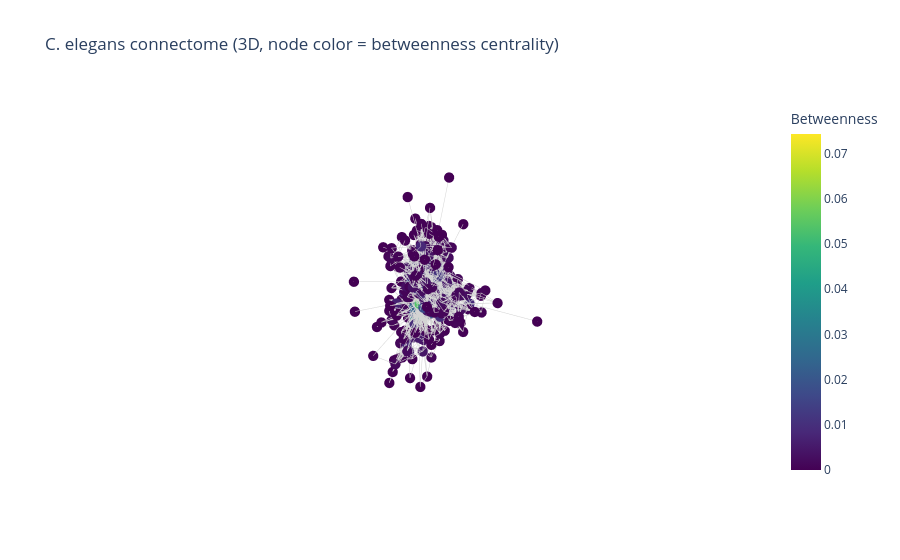

Write notebook code for a chart like this one.
### Code cell
# Network diagram with node size scaled by betweenness
import plotly.graph_objects as go

pos_3d = nx.spring_layout(G_cc, dim=3, seed=42)

# Edges: Plotly draws lines by giving x/y/z coordinate lists with None as a "pen up" separator between segments
edge_x, edge_y, edge_z = [], [], []
for u, v in G_cc.edges():
    x0, y0, z0 = pos_3d[u]
    x1, y1, z1 = pos_3d[v]
    edge_x += [x0, x1, None]
    edge_y += [y0, y1, None]
    edge_z += [z0, z1, None]

edge_trace = go.Scatter3d(
    x=edge_x, y=edge_y, z=edge_z,
    mode="lines",
    line=dict(color="lightgray", width=1),
    hoverinfo="none"
)

# Nodes: size/color scaled by betweenness centrality
node_x = [pos_3d[n][0] for n in G_cc.nodes()]
node_y = [pos_3d[n][1] for n in G_cc.nodes()]
node_z = [pos_3d[n][2] for n in G_cc.nodes()]
node_betweenness = [betweenness[n] for n in G_cc.nodes()]

node_trace = go.Scatter3d(
    x=node_x, y=node_y, z=node_z,
    mode="markers",
    marker=dict(
        size=6,
        color=node_betweenness,
        colorscale="Viridis",
        colorbar=dict(title="Betweenness"),
    ),
    text=[str(n) for n in G_cc.nodes()],
    hoverinfo="text"
)

fig = go.Figure(data=[edge_trace, node_trace])
fig.update_layout(
    title="C. elegans connectome (3D, node color = betweenness centrality)",
    showlegend=False,
    scene=dict(xaxis=dict(visible=False), yaxis=dict(visible=False), zaxis=dict(visible=False))
)
fig.show()

### Figure 1 — Plotly figure (JSON) as saved in the notebook; plotly's stock layout.template omitted (floating-point values rounded to 4 significant figures; data arrays with more than 128 entries replaced by an {"elided": "..."} marker saying what was removed)
{"data": [{"hoverinfo": "none", "line": {"color": "lightgray", "width": 1}, "mode": "lines", "type": "scatter3d", "x": {"elided": "8898 float values"}, "y": {"elided": "8898 float values"}, "z": {"elided": "8898 float values"}}, {"hoverinfo": "text", "marker": {"color": {"elided": "313 float values"}, "colorbar": {"title": {"text": "Betweenness"}}, "colorscale": [[0, "#440154"], [0.1111, "#482878"], [0.2222, "#3e4989"], [0.3333, "#31688e"], [0.4444, "#26828e"], [0.5556, "#1f9e89"], [0.6667, "#35b779"], [0.7778, "#6ece58"], [0.8889, "#b5de2b"], [1, "#fde725"]], "size": 6}, "mode": "markers", "text": {"elided": "313 str values"}, "type": "scatter3d", "x": {"elided": "313 float values"}, "y": {"elided": "313 float values"}, "z": {"elided": "313 float values"}}], "layout": {"scene": {"xaxis": {"visible": false}, "yaxis": {"visible": false}, "zaxis": {"visible": false}}, "showlegend": false, "title": {"text": "C. elegans connectome (3D, node color = betweenness centrality)"}}}
